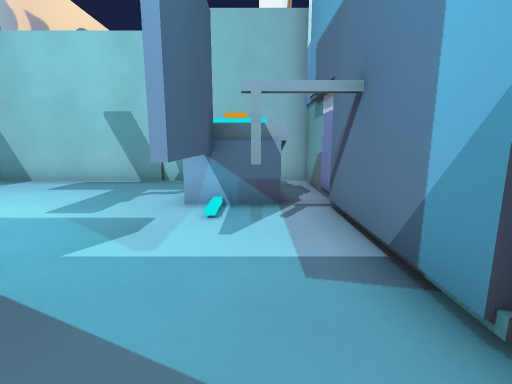
view 1 (above)

12 first-person views from a walk through a level from a Godot 3-D game. The camera is 1.3 m above the floor, tilts 10° down and sees 85° across. The floor is counted in squares, 1 m on a side. Each view is taken from the middle of a square. On the plan, view 1 faces up. The plan holds only what a view shows up to about 13 squares ahead; the rest is blank. The place goes on beyond the plan.

view 2
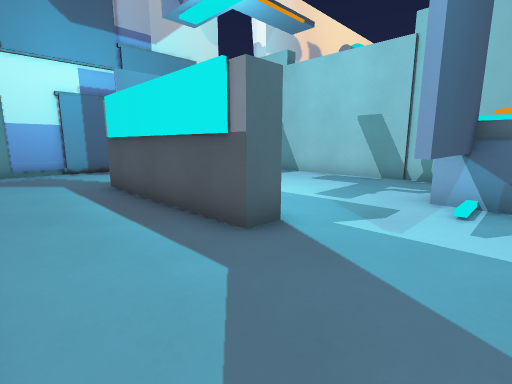

view 3
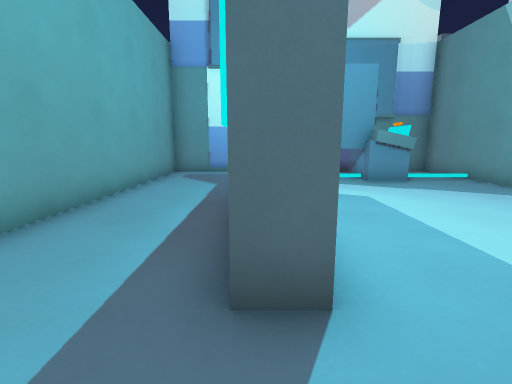

view 4
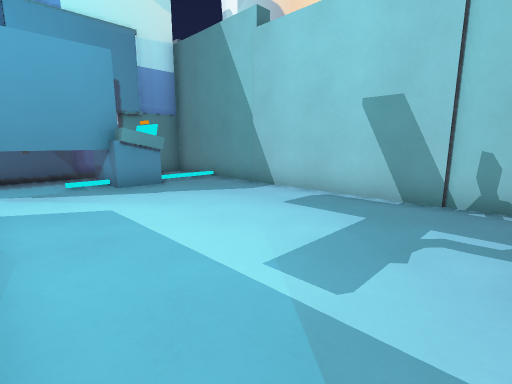

view 5
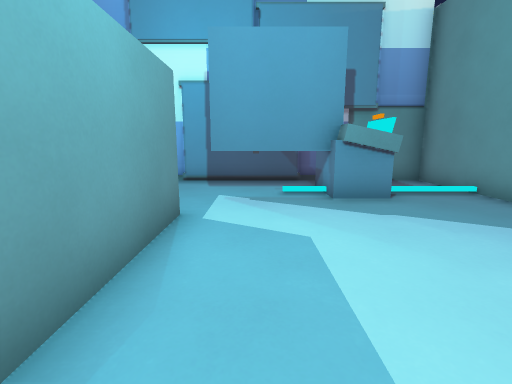

view 6
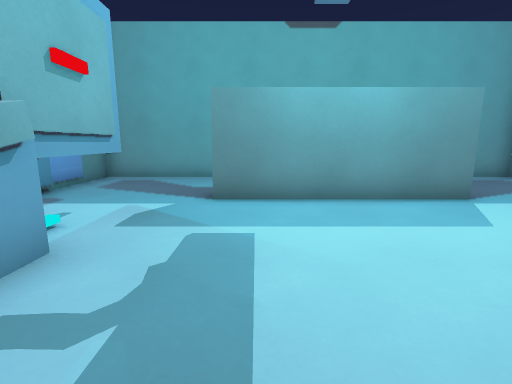

view 7
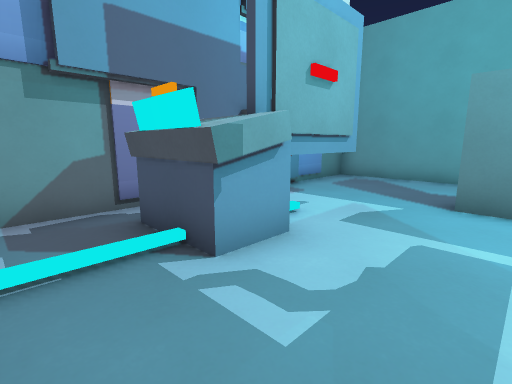

view 8
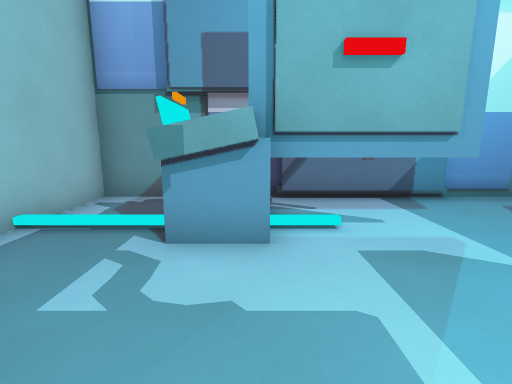

view 9
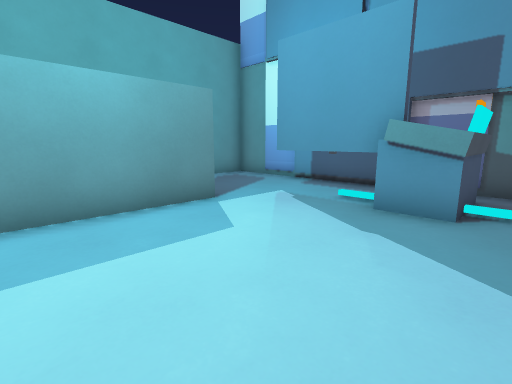

view 10
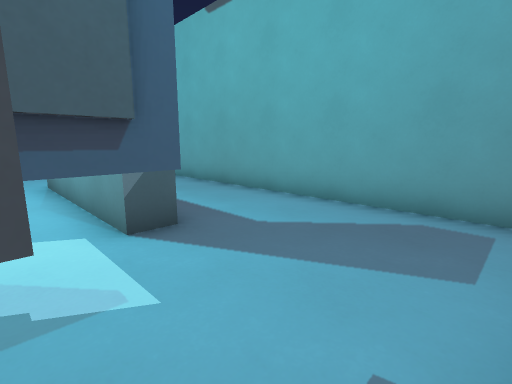

view 11
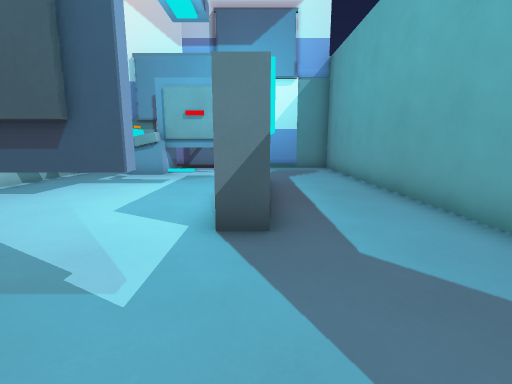

view 12
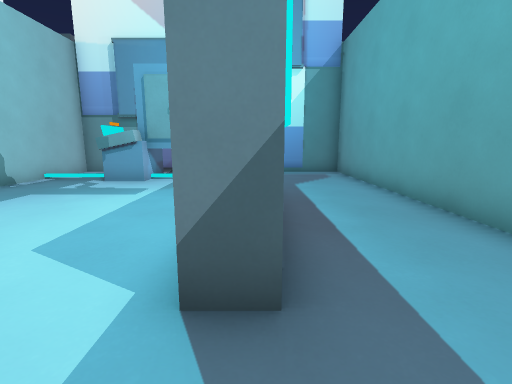

### Floor plan
Key: @ floor where view 1 was taken; # wall or solid block; . floor; C console; T thing the floor can be seen under or through; R railing.
Columns run from 14 left of view 1 to 2 right of it. Each row starts with its distance up from view 1.
 10 #################
  9 #...............#
  8 #...............#
  7 #.CC.........CC.#
  6 #.CC.........CC.#
  5 #..T.........T..#
  4 #.RT.........TR.#
  3 #..T.........T..#
  2 #....######.....#
  1 #...............#
  0 #.............@.#
 -1 #...............#
 -2 #################

Positions as (right, up) in squares from view 1, and headings:
1: (0, 0), facing up
2: (0, -1), facing up-left
3: (-1, 2), facing left
4: (-2, 3), facing up-left
5: (-4, 4), facing left
6: (-4, 9), facing down
7: (-4, 9), facing down-right
8: (-5, 6), facing right
9: (-5, 8), facing down-left
10: (-13, 4), facing down-right
11: (-13, 2), facing right
12: (-11, 2), facing right
